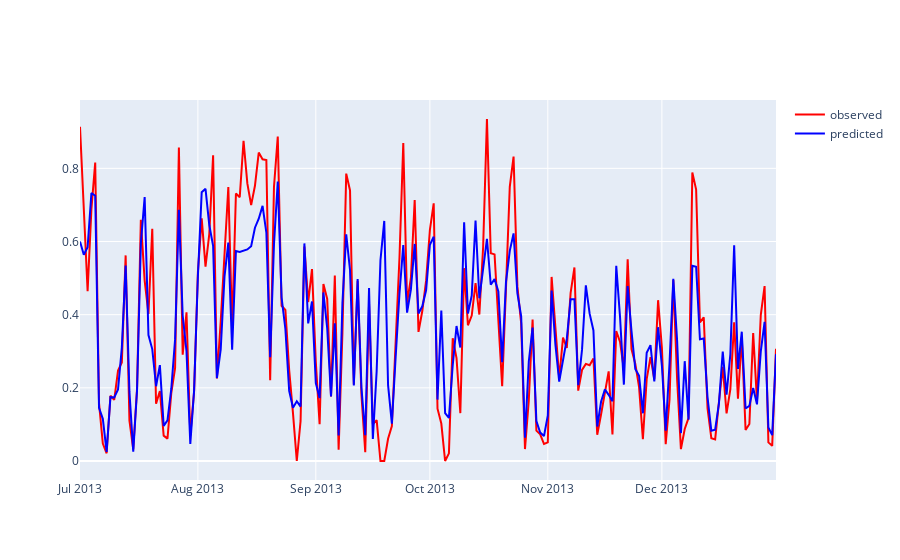

Here is the notebook cell this chart was saved with:
### Code cell
fig = go.Figure()

fig.add_traces(
    go.Scatter(x=df_comparison.index, y = df_comparison['TARGETVAR_OBSERVED'], 
        mode = 'lines', line=dict(color='red',), name='observed',
    )
)

fig.add_traces(
    go.Scatter(x=df_comparison.index, y = df_comparison['TARGETVAR_PREDICTED'], 
        mode = 'lines', line=dict(color='blue',), name='predicted',
    )
)

### Figure 1 — Plotly figure (JSON) as saved in the notebook; plotly's stock layout.template omitted (floating-point values rounded to 4 significant figures; data arrays with more than 128 entries replaced by an {"elided": "..."} marker saying what was removed)
{"data": [{"line": {"color": "red"}, "mode": "lines", "name": "observed", "x": {"elided": "184 str values"}, "y": {"elided": "184 float values"}, "type": "scatter"}, {"line": {"color": "blue"}, "mode": "lines", "name": "predicted", "x": {"elided": "184 str values"}, "y": {"elided": "184 float values"}, "type": "scatter"}], "layout": {}}
